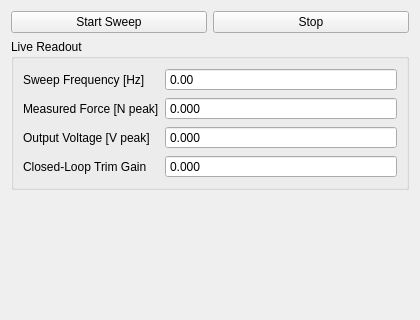
<?xml version="1.0" encoding="UTF-8"?>
<ui version="4.0">
 <class>constant_force_chirp_run</class>
 <widget class="QWidget" name="constant_force_chirp_run">
  <property name="geometry">
   <rect>
    <x>0</x>
    <y>0</y>
    <width>420</width>
    <height>320</height>
   </rect>
  </property>
  <layout class="QVBoxLayout" name="verticalLayout">
   <item>
    <layout class="QHBoxLayout" name="button_layout">
     <item>
      <widget class="QPushButton" name="start_test_button">
       <property name="text"><string>Start Sweep</string></property>
      </widget>
     </item>
     <item>
      <widget class="QPushButton" name="stop_test_button">
       <property name="text"><string>Stop</string></property>
      </widget>
     </item>
    </layout>
   </item>
   <item>
    <widget class="QGroupBox" name="live_readout_groupbox">
     <property name="title">
      <string>Live Readout</string>
     </property>
     <layout class="QFormLayout" name="readout_formLayout">
      <item row="0" column="0">
       <widget class="QLabel" name="frequency_label">
        <property name="text"><string>Sweep Frequency [Hz]</string></property>
       </widget>
      </item>
      <item row="0" column="1">
       <widget class="QDoubleSpinBox" name="frequency_display">
        <property name="readOnly"><bool>true</bool></property>
        <property name="buttonSymbols"><enum>QAbstractSpinBox::NoButtons</enum></property>
        <property name="decimals"><number>2</number></property>
        <property name="maximum"><double>1000000.0</double></property>
       </widget>
      </item>
      <item row="1" column="0">
       <widget class="QLabel" name="measured_force_label">
        <property name="text"><string>Measured Force [N peak]</string></property>
       </widget>
      </item>
      <item row="1" column="1">
       <widget class="QDoubleSpinBox" name="measured_force_display">
        <property name="readOnly"><bool>true</bool></property>
        <property name="buttonSymbols"><enum>QAbstractSpinBox::NoButtons</enum></property>
        <property name="decimals"><number>3</number></property>
        <property name="maximum"><double>1000000.0</double></property>
       </widget>
      </item>
      <item row="2" column="0">
       <widget class="QLabel" name="voltage_label">
        <property name="text"><string>Output Voltage [V peak]</string></property>
       </widget>
      </item>
      <item row="2" column="1">
       <widget class="QDoubleSpinBox" name="voltage_display">
        <property name="readOnly"><bool>true</bool></property>
        <property name="buttonSymbols"><enum>QAbstractSpinBox::NoButtons</enum></property>
        <property name="decimals"><number>3</number></property>
        <property name="maximum"><double>1000000.0</double></property>
       </widget>
      </item>
      <item row="3" column="0">
       <widget class="QLabel" name="trim_gain_label">
        <property name="text"><string>Closed-Loop Trim Gain</string></property>
       </widget>
      </item>
      <item row="3" column="1">
       <widget class="QDoubleSpinBox" name="trim_gain_display">
        <property name="readOnly"><bool>true</bool></property>
        <property name="buttonSymbols"><enum>QAbstractSpinBox::NoButtons</enum></property>
        <property name="decimals"><number>3</number></property>
        <property name="maximum"><double>1000000.0</double></property>
       </widget>
      </item>
     </layout>
    </widget>
   </item>
   <item>
    <spacer name="verticalSpacer">
     <property name="orientation"><enum>Qt::Vertical</enum></property>
     <property name="sizeHint" stdset="0">
      <size><width>20</width><height>40</height></size>
     </property>
    </spacer>
   </item>
  </layout>
 </widget>
 <resources/>
 <connections/>
</ui>
